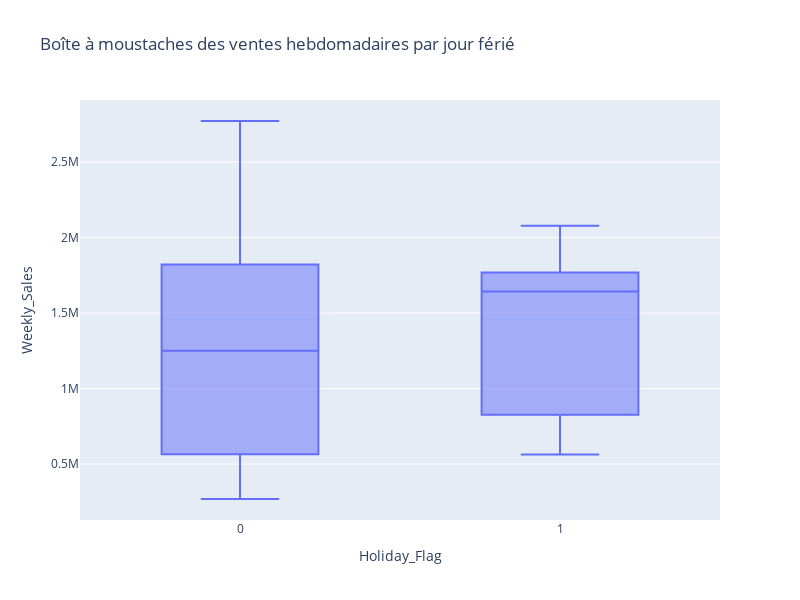

The cell this chart's notebook holds for it:
### Markdown cell above
Ce graphique de dispersion nous montre qu'il n'y a pas de tendance particulière ou de correlation entre les ventes et les témpératures.

### Code cell
# Boîte à moustaches des ventes hebdomadaires par jour férié:

px.box(data, 
       x = 'Holiday_Flag', 
       y = 'Weekly_Sales',
       title = 'Boîte à moustaches des ventes hebdomadaires par jour férié',
       width = 800,
       height = 600)

### Figure 1 — Plotly figure (JSON) as saved in the notebook; plotly's stock layout.template omitted (floating-point values rounded to 4 significant figures; data arrays with more than 128 entries replaced by an {"elided": "..."} marker saying what was removed)
{"data": [{"alignmentgroup": "True", "hovertemplate": "Holiday_Flag=%{x}<br>Weekly_Sales=%{y}<extra></extra>", "legendgroup": "", "marker": {"color": "#636efa"}, "name": "", "notched": false, "offsetgroup": "", "orientation": "v", "showlegend": false, "type": "box", "x": {"elided": "150 int values"}, "x0": " ", "xaxis": "x", "y": {"elided": "150 float values"}, "y0": " ", "yaxis": "y"}], "layout": {"boxmode": "group", "height": 600, "legend": {"tracegroupgap": 0}, "title": {"text": "Boîte à moustaches des ventes hebdomadaires par jour férié"}, "width": 800, "xaxis": {"anchor": "y", "domain": [0, 1], "title": {"text": "Holiday_Flag"}}, "yaxis": {"anchor": "x", "domain": [0, 1], "title": {"text": "Weekly_Sales"}}}}
